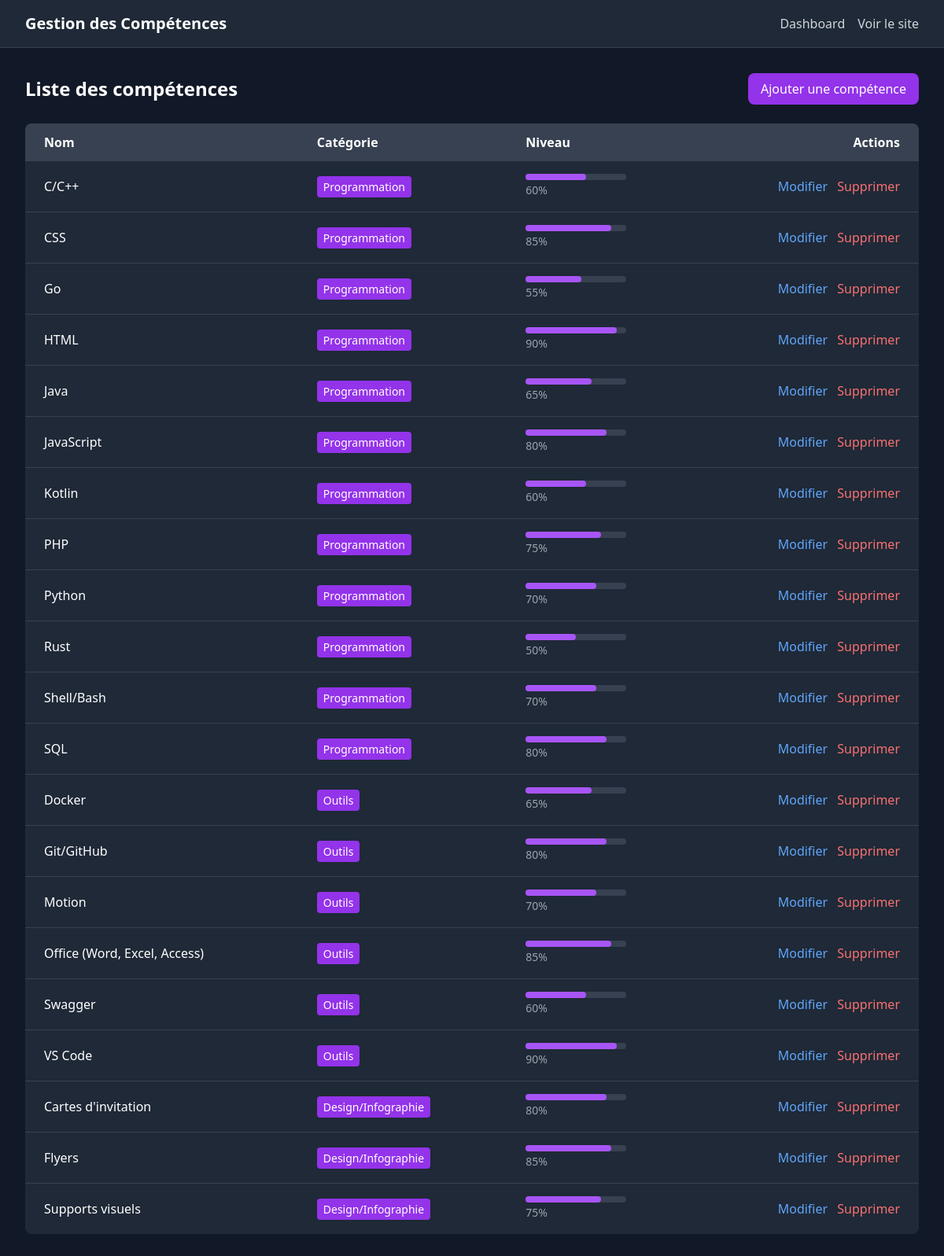
Page /admin/manage_skills.php (signed in) on the committed database.
### tables this page shows
CREATE TABLE IF NOT EXISTS skills (
    id INT AUTO_INCREMENT PRIMARY KEY,
    name VARCHAR(100) NOT NULL,
    category ENUM('Programmation', 'Outils', 'Design/Infographie') NOT NULL,
    level INT NOT NULL CHECK (
        level >= 0
        AND level <= 100
    ),
    created_at TIMESTAMP DEFAULT CURRENT_TIMESTAMP
);

### admin/manage_skills.php (the view, shortened to what this page needs)
<?php
include '../includes/config.php';
$action = $_GET['action'] ?? 'list';
$skills = $pdo->query("SELECT * FROM skills ORDER BY category, name")->fetchAll(PDO::FETCH_ASSOC);
?>
<!DOCTYPE html>
<html lang="fr">
<head>
    <script src="https://cdn.tailwindcss.com"></script>
</head>
<body class="bg-gray-900 min-h-screen">
    <nav class="bg-gray-800 border-b border-gray-700">
        <div class="max-w-7xl mx-auto px-4 sm:px-6 lg:px-8">
            <div class="flex justify-between items-center py-4">
                <h1 class="text-xl font-bold text-white">
                    <?php echo $action === 'add' ? 'Ajouter une compétence' : ($action === 'edit' ? 'Modifier la compétence' : 'Gestion des Compétences'); ?>
                </h1>
                <div class="flex items-center space-x-4">
                    <a href="dashboard.php" class="text-gray-300 hover:text-white transition-colors">Dashboard</a>
                    <a href="../index.php" class="text-gray-300 hover:text-white transition-colors">Voir le site</a>
                </div>
            </div>
        </div>
    </nav>
    <div class="max-w-7xl mx-auto px-4 sm:px-6 lg:px-8 py-8">
        <?php if ($action === 'list'): ?>
        <div class="flex justify-between items-center mb-6">
            <h2 class="text-2xl font-bold text-white">Liste des compétences</h2>
            <a href="?action=add" class="bg-purple-600 hover:bg-purple-700 text-white px-4 py-2 rounded-lg transition-colors">
                Ajouter une compétence
            </a>
        </div>
        <div class="bg-gray-800 rounded-lg overflow-hidden">
            <table class="w-full text-white">
                <thead class="bg-gray-700">
                    <tr>
                        <th class="px-6 py-3 text-left">Nom</th>
                        <th class="px-6 py-3 text-left">Catégorie</th>
                        <th class="px-6 py-3 text-left">Niveau</th>
                        <th class="px-6 py-3 text-right">Actions</th>
                    </tr>
                </thead>
                <tbody class="divide-y divide-gray-700">
                    <?php foreach ($skills as $sk): ?>
                    <tr>
                        <td class="px-6 py-4"><?php echo $sk['name']; ?></td>
                        <td class="px-6 py-4">
                            <span class="bg-purple-600 text-white text-sm px-2 py-1 rounded"><?php echo $sk['category']; ?></span>
                        </td>
                        <td class="px-6 py-4">
                            <div class="w-32 bg-gray-700 rounded-full h-2">
                                <div class="bg-purple-500 h-2 rounded-full" style="width: <?php echo $sk['level']; ?>%"></div>
                            </div>
                            <span class="text-sm text-gray-400"><?php echo $sk['level']; ?>%</span>
                        </td>
                        <td class="px-6 py-4 text-right space-x-2">
                            <a href="?action=edit&id=<?php echo $sk['id']; ?>" class="text-blue-400 hover:text-blue-300 transition-colors">Modifier</a>
                            <a href="?action=delete&id=<?php echo $sk['id']; ?>"
                               onclick="return confirm('Êtes-vous sûr de vouloir supprimer cette compétence?')"
                               class="text-red-400 hover:text-red-300 transition-colors">Supprimer</a>
                        </td>
                    </tr>
                    <?php endforeach; ?>
                </tbody>
            </table>
        </div>
        <?php endif; ?>
    </div>
</body>
</html>

### rows in the picture
skills: name "C/C++", category "Programmation", level "60"
skills: name "CSS", category "Programmation", level "85"
skills: name "Go", category "Programmation", level "55"
skills: name "HTML", category "Programmation", level "90"
skills: name "Java", category "Programmation", level "65"
skills: name "JavaScript", category "Programmation", level "80"
skills: name "Kotlin", category "Programmation", level "60"
skills: name "PHP", category "Programmation", level "75"
skills: name "Python", category "Programmation", level "70"
skills: name "Rust", category "Programmation", level "50"
skills: name "Shell/Bash", category "Programmation", level "70"
skills: name "SQL", category "Programmation", level "80"
skills: name "Docker", category "Outils", level "65"
skills: name "Git/GitHub", category "Outils", level "80"
skills: name "Motion", category "Outils", level "70"
skills: name "Office (Word, Excel, Access)", category "Outils", level "85"
skills: name "Swagger", category "Outils", level "60"
skills: name "VS Code", category "Outils", level "90"
skills: name "Cartes d'invitation", category "Design/Infographie", level "80"
skills: name "Flyers", category "Design/Infographie", level "85"
skills: name "Supports visuels", category "Design/Infographie", level "75"
